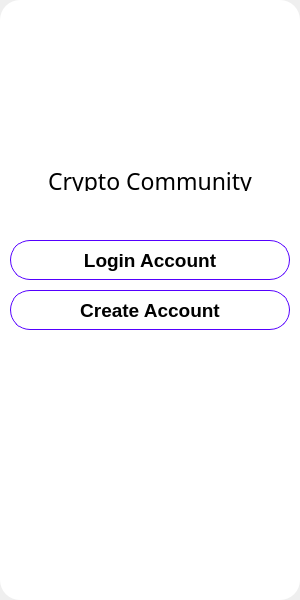
<?xml version="1.0" encoding="UTF-8"?>
<ui version="4.0">
 <class>MainWindow</class>
 <widget class="QMainWindow" name="MainWindow">
  <property name="geometry">
   <rect>
    <x>0</x>
    <y>0</y>
    <width>300</width>
    <height>600</height>
   </rect>
  </property>
  <property name="minimumSize">
   <size>
    <width>300</width>
    <height>600</height>
   </size>
  </property>
  <property name="maximumSize">
   <size>
    <width>300</width>
    <height>600</height>
   </size>
  </property>
  <property name="windowTitle">
   <string>MainWindow</string>
  </property>
  <widget class="QWidget" name="centralwidget">
   <widget class="QWidget" name="widget" native="true">
    <property name="geometry">
     <rect>
      <x>0</x>
      <y>0</y>
      <width>300</width>
      <height>600</height>
     </rect>
    </property>
    <property name="minimumSize">
     <size>
      <width>300</width>
      <height>600</height>
     </size>
    </property>
    <property name="maximumSize">
     <size>
      <width>300</width>
      <height>600</height>
     </size>
    </property>
    <property name="styleSheet">
     <string notr="true">QWidget{
	background-color: rgb(255, 255, 255);
	border-radius: 20px;
}</string>
    </property>
    <widget class="QLabel" name="label">
     <property name="geometry">
      <rect>
       <x>90</x>
       <y>20</y>
       <width>121</width>
       <height>121</height>
      </rect>
     </property>
     <property name="text">
      <string/>
     </property>
     <property name="pixmap">
      <pixmap>../resource/image/investors_3378208.png</pixmap>
     </property>
     <property name="scaledContents">
      <bool>true</bool>
     </property>
    </widget>
    <widget class="QLabel" name="label_2">
     <property name="geometry">
      <rect>
       <x>10</x>
       <y>170</y>
       <width>280</width>
       <height>21</height>
      </rect>
     </property>
     <property name="font">
      <font>
       <family>Segoe Script</family>
       <pointsize>17</pointsize>
      </font>
     </property>
     <property name="text">
      <string>Crypto Community</string>
     </property>
     <property name="alignment">
      <set>Qt::AlignCenter</set>
     </property>
    </widget>
    <widget class="QPushButton" name="pushButton">
     <property name="geometry">
      <rect>
       <x>10</x>
       <y>240</y>
       <width>280</width>
       <height>40</height>
      </rect>
     </property>
     <property name="font">
      <font>
       <pointsize>14</pointsize>
       <bold>true</bold>
      </font>
     </property>
     <property name="styleSheet">
      <string notr="true">QPushButton{
	border-radius: 20px;
	border: 1px solid rgb(85, 0, 255);
}
QPushButton:hover{
	color: white;
	background-color: rgb(108, 35, 255);
}</string>
     </property>
     <property name="text">
      <string>Login Account</string>
     </property>
    </widget>
    <widget class="QPushButton" name="pushButton_2">
     <property name="geometry">
      <rect>
       <x>10</x>
       <y>290</y>
       <width>280</width>
       <height>40</height>
      </rect>
     </property>
     <property name="font">
      <font>
       <pointsize>14</pointsize>
       <bold>true</bold>
      </font>
     </property>
     <property name="styleSheet">
      <string notr="true">QPushButton{
	border-radius: 20px;
	border: 1px solid rgb(85, 0, 255);
}
QPushButton:hover{
	color: white;
	background-color: rgb(108, 35, 255);
}</string>
     </property>
     <property name="text">
      <string>Create Account</string>
     </property>
    </widget>
   </widget>
  </widget>
 </widget>
 <resources/>
 <connections/>
</ui>
